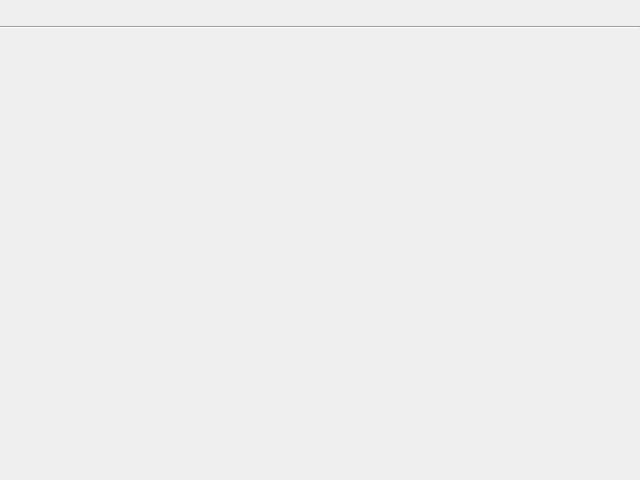
<?xml version="1.0" encoding="UTF-8"?>
<ui version="4.0">
 <class>TimeInspectorWidget</class>
 <widget class="QWidget" name="TimeInspectorWidget">
  <property name="geometry">
   <rect>
    <x>0</x>
    <y>0</y>
    <width>640</width>
    <height>480</height>
   </rect>
  </property>
  <property name="windowTitle">
   <string>Form</string>
  </property>
  <layout class="QVBoxLayout" name="verticalLayout" stretch="0,0,1">
   <property name="margin">
    <number>0</number>
   </property>
   <item>
    <layout class="QHBoxLayout" name="horizontalLayout" stretch="0,0,1">
     <item>
      <widget class="pqVCRToolbar" name="VCR" native="true">
       <property name="minimumSize">
        <size>
         <width>20</width>
         <height>0</height>
        </size>
       </property>
      </widget>
     </item>
     <item>
      <widget class="pqAnimationTimeWidget" name="AnimationTimeWidget" native="true">
       <property name="minimumSize">
        <size>
         <width>20</width>
         <height>0</height>
        </size>
       </property>
      </widget>
     </item>
     <item>
      <spacer name="horizontalSpacer_2">
       <property name="orientation">
        <enum>Qt::Horizontal</enum>
       </property>
       <property name="sizeHint" stdset="0">
        <size>
         <width>40</width>
         <height>20</height>
        </size>
       </property>
      </spacer>
     </item>
    </layout>
   </item>
   <item>
    <widget class="Line" name="line">
     <property name="orientation">
      <enum>Qt::Horizontal</enum>
     </property>
    </widget>
   </item>
   <item>
    <widget class="pqAnimationWidget" name="AnimationWidget" native="true"/>
   </item>
  </layout>
 </widget>
 <customwidgets>
  <customwidget>
   <class>pqAnimationWidget</class>
   <extends>QWidget</extends>
   <header>pqAnimationWidget.h</header>
   <container>1</container>
  </customwidget>
  <customwidget>
   <class>pqAnimationTimeWidget</class>
   <extends>QWidget</extends>
   <header>pqAnimationTimeWidget.h</header>
   <container>1</container>
  </customwidget>
  <customwidget>
   <class>pqVCRToolbar</class>
   <extends>QWidget</extends>
   <header>pqVCRToolbar.h</header>
   <container>1</container>
  </customwidget>
 </customwidgets>
 <resources>
  <include location="../../../Components/Resources/pqComponents.qrc"/>
 </resources>
 <connections/>
</ui>
